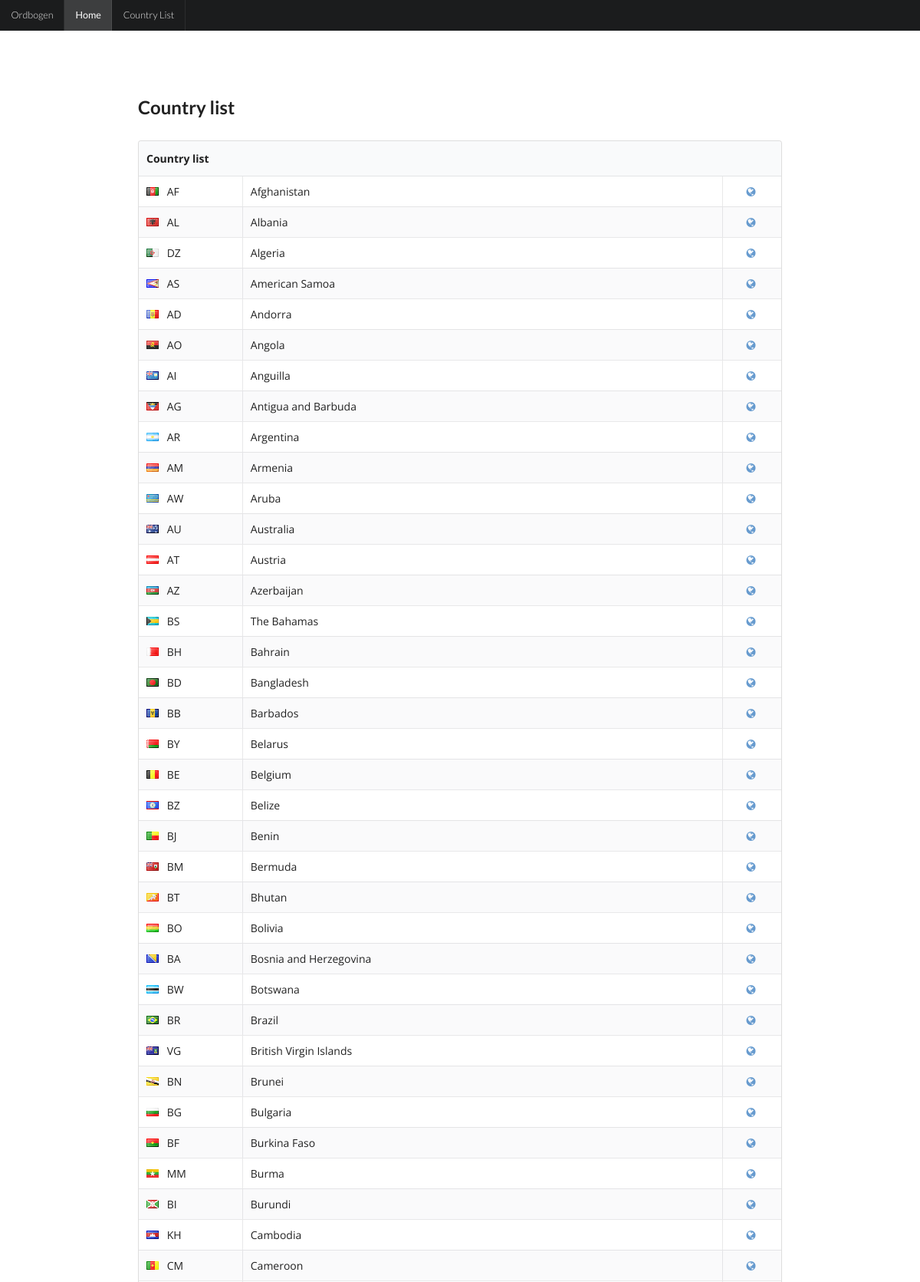
/country (upper part), run on the app's committed database.
### app/models/countries.py (models this page shows, shortened)
class Country(BaseModel):
    __tablename__ = 'ob_countries'
    id = db.Column(db.Integer, primary_key=True)
    iso_code = db.Column(db.String(2))
    iso_code_long = db.Column(db.String(3))
    short_name = db.Column(db.String)
    formal_name = db.Column(db.String(128))
    demonym = db.Column(db.String(128))
    country_code = db.Column(db.Integer)
    continental_code = db.Column(db.Integer, db.ForeignKey(Continent.code))
    continent = db.relation(Continent)
    coordinates = db.Column(db.String(128))
    elevation = db.Column(db.Integer)
    elevation_low = db.Column(db.Integer)
    area = db.Column(db.Integer)
    land = db.Column(db.Integer)
    fertility = db.Column(db.Float)
    population = db.Column(db.Integer)
    population_urban = db.Column(db.Integer)
    birth = db.Column(db.Float)
    death = db.Column(db.Float)
    itu = db.Column(db.String(256))
    web = db.Column(db.String(256))
    gis = db.Column(db.String(256))
    statistics = db.Column(db.String(256))
    flag = db.Column(db.String(256))
    government = db.Column(db.String(128))
    boundary_box = db.Column(db.String(128))
    currency = db.Column(db.String(64))

### app/web/web.py (the view)
@website.route('country', methods=['GET'])
def get_countries():
    countries = Country.query.all()
    return render_template('list.html', countries=countries)

### templates/list.html (shortened to what this page needs)
<html>
    {% include 'partial/header.html' %}
    <body>
        {% include 'partial/menu.html' %}
        <main class="ui page grid">
            <div class="row">
                <h2>Country list</h2>
                <table class="ui celled striped table">
                    <thead>
                        <tr><th colspan="3">
                        Country list
                        </th>
                    </tr></thead>
                    <tbody>
                    {% for country in countries %}
                        <tr>
                            <td><i class="{{ country.iso_code}} flag"></i> {{ country.iso_code }}</td>
                            <td>{{ country.short_name }}</td>
                            <td class="center aligned"><a href="/country/{{ country.iso_code }}"><i class="world link icon"></i></a></td>
                        </tr>
                    {% endfor %}
                    </tbody>
                </table>
            </div>
        </main>
    </body>
</html>

### templates/partial/header.html (shortened to what this page needs)
<head>
    <link rel="stylesheet" type="text/css" href="{{ url_for('static', filename='semantic.min.css') }}">
    <link rel="stylesheet" type="text/css" href="{{ url_for('static', filename='components/card.min.css') }}">
    <link rel="stylesheet" type="text/css" href="{{ url_for('static', filename='components/container.min.css') }}">
    <link rel="stylesheet" type="text/css" href="{{ url_for('static', filename='components/divider.min.css') }}">
    <link rel="stylesheet" type="text/css" href="{{ url_for('static', filename='components/dropdown.min.css') }}">
    <link rel="stylesheet" type="text/css" href="{{ url_for('static', filename='components/flag.min.css') }}">
    <link rel="stylesheet" type="text/css" href="{{ url_for('static', filename='components/form.min.css') }}">
    <link rel="stylesheet" type="text/css" href="{{ url_for('static', filename='components/grid.min.css') }}">
    <link rel="stylesheet" type="text/css" href="{{ url_for('static', filename='components/header.min.css') }}">
    <link rel="stylesheet" type="text/css" href="{{ url_for('static', filename='components/image.min.css') }}">
    <link rel="stylesheet" type="text/css" href="{{ url_for('static', filename='components/input.min.css') }}">
    <link rel="stylesheet" type="text/css" href="{{ url_for('static', filename='components/menu.min.css') }}">
    <link rel="stylesheet" type="text/css" href="{{ url_for('static', filename='components/modal.min.css') }}">
    <link rel="stylesheet" type="text/css" href="{{ url_for('static', filename='components/progress.min.css') }}">
    <link rel="stylesheet" type="text/css" href="{{ url_for('static', filename='components/search.min.css') }}">
    <link rel="stylesheet" type="text/css" href="{{ url_for('static', filename='components/site.min.css') }}">
    <link rel="stylesheet" type="text/css" href="{{ url_for('static', filename='components/transition.min.css') }}">
    <link rel="stylesheet" type="text/css" href="{{ url_for('static', filename='style.css') }}">
</head>

### templates/partial/menu.html
 <nav class="ui fixed menu inverted navbar">
        <a href="#" class="brand item">Ordbogen</a>
        <a href="/" class="active item">Home</a>
        <a href="/country" class="item">Country List</a>
  </nav>

### statics/style.css (style rules this page uses)
body { margin: 0; padding: 0; font-family: "Open Sans", serif; }
.ui.page.grid { padding-top: 100px !important; }
.ui.menu .item { font-weight: 300; font-size: 0.9rem; }

### data on the page
Country: iso_code "AF", short_name "Afghanistan"
Country: iso_code "AL", short_name "Albania"
Country: iso_code "DZ", short_name "Algeria"
Country: iso_code "AS", short_name "American Samoa"
Country: iso_code "AD", short_name "Andorra"
Country: iso_code "AO", short_name "Angola"
Country: iso_code "AI", short_name "Anguilla"
Country: iso_code "AG", short_name "Antigua and Barbuda"
Country: iso_code "AR", short_name "Argentina"
Country: iso_code "AM", short_name "Armenia"
Country: iso_code "AW", short_name "Aruba"
Country: iso_code "AU", short_name "Australia"
Country: iso_code "AT", short_name "Austria"
Country: iso_code "AZ", short_name "Azerbaijan"
Country: iso_code "BS", short_name "The Bahamas"
Country: iso_code "BH", short_name "Bahrain"
Country: iso_code "BD", short_name "Bangladesh"
Country: iso_code "BB", short_name "Barbados"
Country: iso_code "BY", short_name "Belarus"
Country: iso_code "BE", short_name "Belgium"
Country: iso_code "BZ", short_name "Belize"
Country: iso_code "BJ", short_name "Benin"
Country: iso_code "BM", short_name "Bermuda"
Country: iso_code "BT", short_name "Bhutan"
Country: iso_code "BO", short_name "Bolivia"
Country: iso_code "BA", short_name "Bosnia and Herzegovina"
Country: iso_code "BW", short_name "Botswana"
Country: iso_code "BR", short_name "Brazil"
Country: iso_code "VG", short_name "British Virgin Islands"
Country: iso_code "BN", short_name "Brunei"
Country: iso_code "BG", short_name "Bulgaria"
Country: iso_code "BF", short_name "Burkina Faso"
Country: iso_code "MM", short_name "Burma"
Country: iso_code "BI", short_name "Burundi"
Country: iso_code "KH", short_name "Cambodia"
Country: iso_code "CM", short_name "Cameroon"
